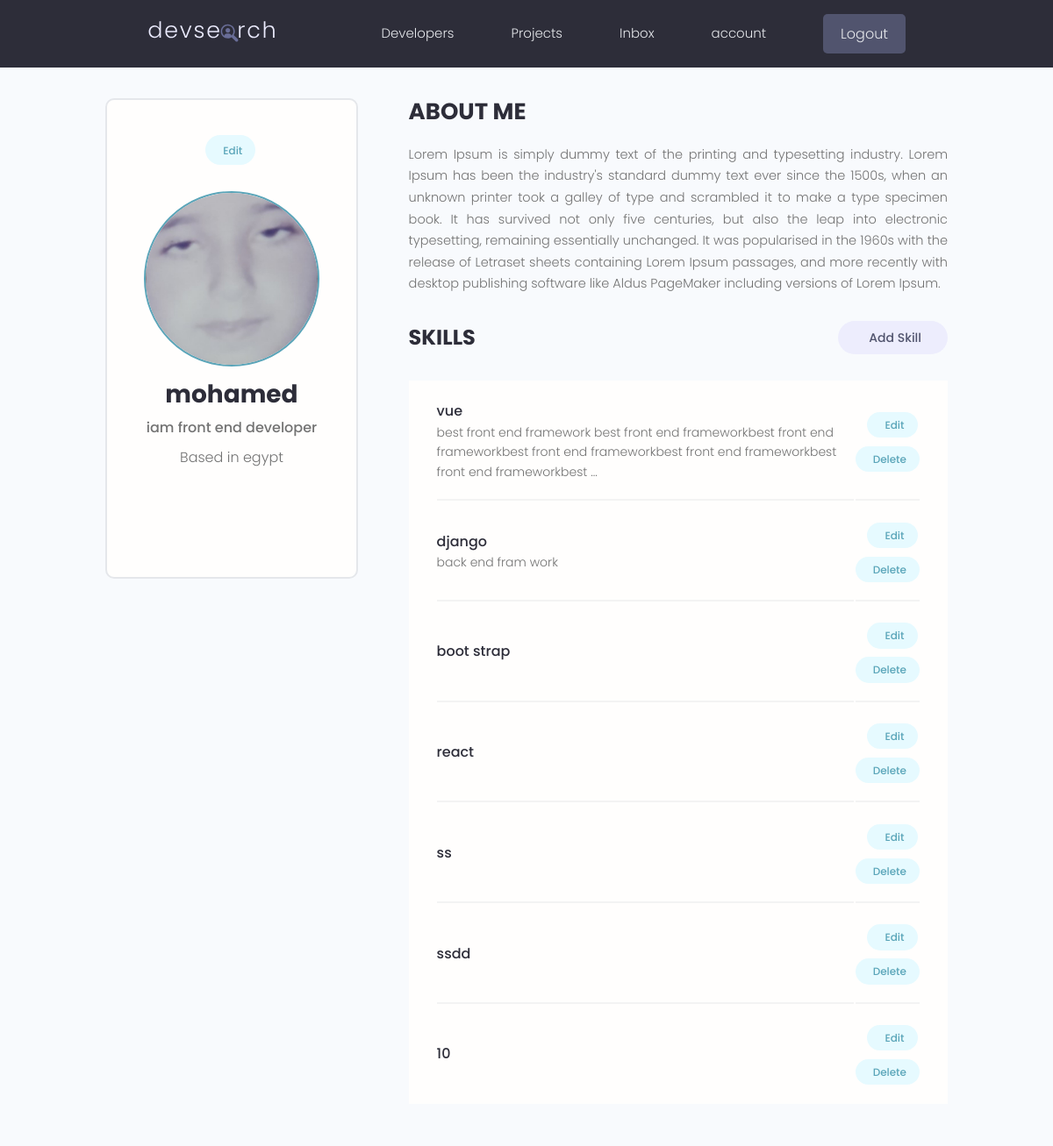
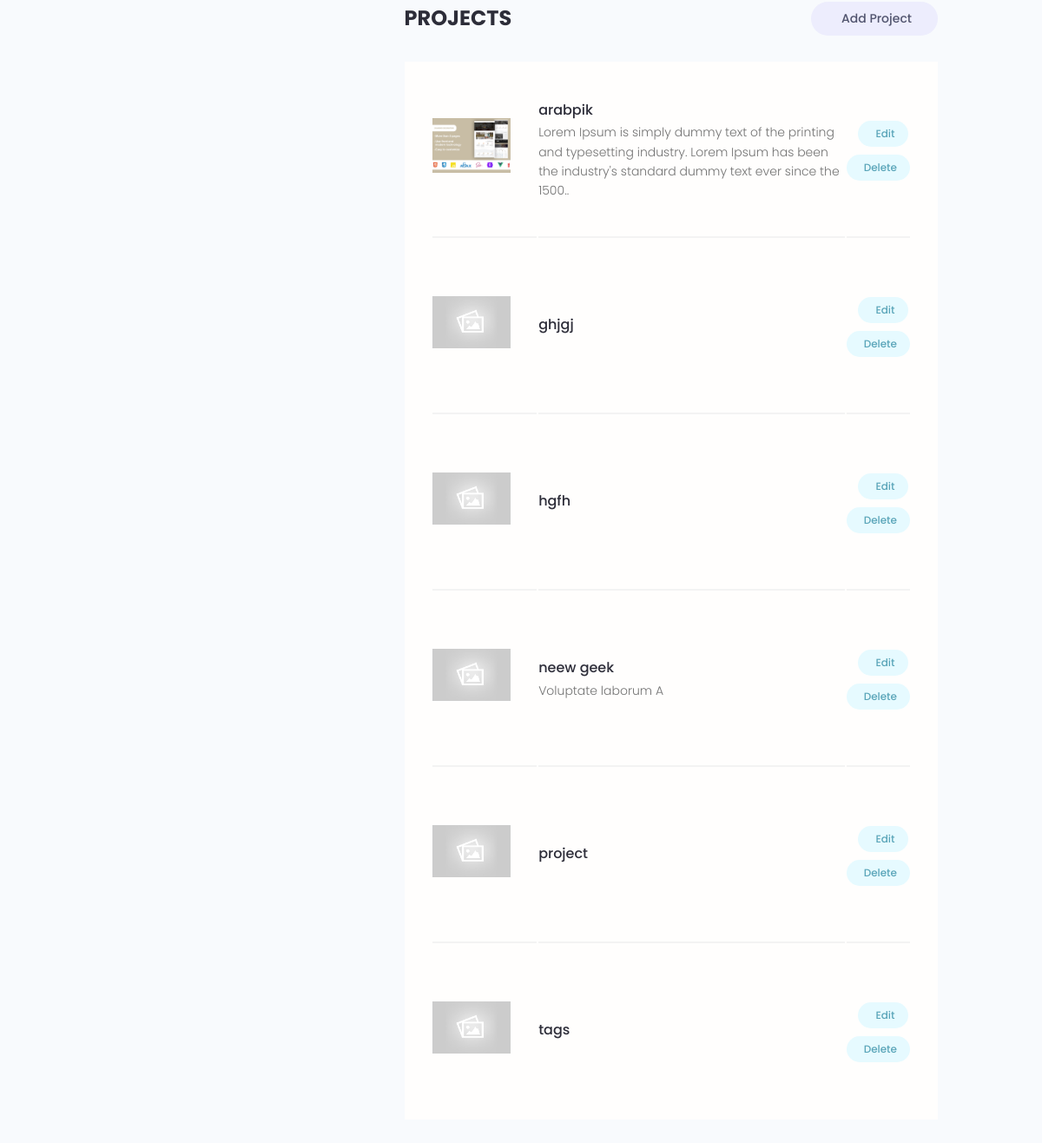
The app's page /account/ (signed in) with its own data (2 pictures, top to bottom).
### users/models.py (models this page shows, shortened)
class Profile(models.Model):
    id = models.UUIDField(default=uuid.uuid4, unique=True,
                            primary_key=True, editable=False)
    user = models.OneToOneField(
        User, null=True, blank=True, on_delete=models.CASCADE)
    name = models.CharField(max_length=200, null=True, blank=True)
    user_name = models.CharField(max_length=200, null=True, blank=True)
    email = models.EmailField(null=True, blank=True)
    headline = models.CharField(max_length=800, null=True, blank=True)
    bio = models.TextField(null=True, blank=True)
    location = models.CharField(max_length=200, null=True, blank=True)
    profile_image = models.ImageField(
        null=True, blank=True, upload_to="profiles/", default="profiles/user-default.png")
    social_github = models.URLField(max_length=200, null=True, blank=True)
    social_twitter = models.URLField(max_length=200, null=True, blank=True)
    social_linkedin = models.URLField(max_length=200, null=True, blank=True)
    social_youtube = models.URLField(max_length=200, null=True, blank=True)
    social_website = models.URLField(max_length=200, null=True, blank=True)
    created = models.DateTimeField(auto_now_add=True)
    class Meta:
        ordering = ["created"]

class Skill(models.Model):
    id = models.UUIDField(default=uuid.uuid4, unique=True,
                            primary_key=True, editable=False)
    owner = models.ForeignKey(Profile, on_delete=models.CASCADE)
    name = models.CharField(max_length=200, null=True, blank=True)
    description = models.TextField(null=True, blank=True)
    created = models.DateTimeField(auto_now_add=True)

### projects/models.py (models this page shows, shortened)
class Project(models.Model):
    id = models.UUIDField(default=uuid.uuid4, unique=True, primary_key=True, editable=False)
    owner = models.ForeignKey(Profile, null=True, blank=True, on_delete=models.SET_NULL)
    title = models.CharField(max_length=2000)
    description = models.TextField(null=True, blank=True)
    image = models.ImageField(default="default.jpg")
    tags = models.ManyToManyField('Tag', blank=True)
    demo_link = models.URLField(max_length=2000, null=True, blank=True)
    source_link = models.URLField(max_length=2000, null=True, blank=True)
    vote_total = models.IntegerField(default=0, null=True, blank=True)
    vote_ratio = models.IntegerField(default=0, null=True, blank=True)
    created = models.DateTimeField(auto_now_add=True)
    class Meta:
        ordering = ["-vote_ratio", "-vote_total", "title"]

### users/views.py (the view)
# urls.py: path('account/', views.userAccount, name="account"),
@login_required
def userAccount(request):
    profile = request.user.profile
    skills = profile.skill_set.all()
    projects = profile.project_set.all()
    context = {
        "profile": profile,
        "skills": skills,
        "projects": projects
    }
    return render(request, "users/account.html", context)

### users/templates/users/account.html (shortened to what this page needs)
{% extends 'main.html' %}
{% block content %}
<main class="settingsPage profile my-md">
    <div class="container">
        <div class="layout">
            <div class="column column--1of3">
                <div class="card text-center">
                    <div class="card__body dev">
                        <a class="tag tag--pill tag--main settings__btn" href="{% url 'edit-account' %}"> Edit</a>
                        <img class="avatar avatar--xl dev__avatar"
                            src="{{profile.profile_image.url}}" />
                        <h2 class="dev__name">{{profile.name}}</h2>
                        <p class="dev__title">
                            {{profile.headline}}
                        </p>
                        <p class="dev__location">Based in {{profile.location}}</p>
                        <ul class="dev__social">
                        </ul>
                    </div>
                </div>
            </div>
            <div class="column column--2of3">
                <div class="devInfo">
                    <h3 class="devInfo__title">About Me</h3>
                    <p class="devInfo__about">
                        {{profile.bio}}
                    </p>
                </div>
                <div class="settings">
                    <h3 class="settings__title">Skills</h3>
                    <a class="tag tag--pill tag--sub settings__btn tag--lg" href="{% url 'create-skill' %}"> Add
                        Skill</a>
                </div>
                <table class="settings__table">
                    {% for skill in skills %}
                    <tr>
                        <td class="settings__tableInfo">
                            <h4>{{skill.name}}</h4>
                            <p>
                                {% if skill.description|length > 150 %}
                                    {{skill.description|slice:"150"}}...
                                {% else %}
                                    {{skill.description}}
                                {% endif %}
                            </p>
                        </td>
                        <td class="settings__tableActions">
                            <a class="tag tag--pill tag--main settings__btn" href="{% url 'edit-skill' skill.id %}">
                                Edit</a>
                            <a class="tag tag--pill tag--main settings__btn" href="{% url 'delete-skill' skill.id %}"> Delete</a>
                        </td>
                    </tr>
                    {% endfor %}
                </table>
                <div class="settings">
                    <h3 class="settings__title">Projects</h3>
                    <a class="tag tag--pill tag--sub settings__btn tag--lg" href="{% url 'create-project' %}"> Add
                        Project</a>
                </div>
                <table class="settings__table">
                    {% for project in projects %}
                    <tr>
                        <td class="settings__thumbnail">
                            <a href="{% url 'project' project.id %}"><img src="{{project.image.url}}" alt="Project Thumbnail" /></a>
                        </td>
                        <td class="settings__tableInfo">
                            <a href="{% url 'project' project.id %}">{{project.title}}</a>
                            <p>
                                {% if project.description|length > 150 %}
                                    {{project.description|slice:"150"}}..
                                {% else %}
                                    {{project.description}}
                                {% endif %}
                            </p>
                        </td>
                        <td class="settings__tableActions">
                            <a class="tag tag--pill tag--main settings__btn" href="{% url 'update-project' project.id %}">
                                Edit</a>
                            <a class="tag tag--pill tag--main settings__btn" href="{% url 'delete-project' project.id %}"> Delete</a>
                        </td>
                    </tr>
                    {% endfor %}
                </table>
            </div>
        </div>
    </div>
</main>
{% endblock %}

### static/styles/app.css (style rules this page uses)
:root { --color-sub: #2d2d39; }
.card { border: 2px solid var(--color-light); }
img { width: 100%; }
.profile .card > .dev { padding: 4rem; }
.dev__avatar { display: block; margin: auto; }
.dev__name { color: var(--color-sub); font-size: 2.8rem; font-weight: 700; margin-top: 1rem; margin-bottom: 0.5rem; }
.dev__title { font-size: 1.6rem; font-weight: 500; line-height: 1.3; }
.dev__location { margin-top: 1rem; }
.dev__social { margin: 3rem 0; list-style: none; display: flex; justify-content: center; gap: 1.5rem; }
.devInfo { margin-bottom: 3rem; }
.devInfo__title, .devInfo__subtitle { font-size: 2.6rem; color: var(--color-sub); text-transform: uppercase; font-weight: 700; margin-bottom: 1.5rem; }
.devInfo__about, .devSkill__info { font-size: 1.45rem; line-height: 1.7; text-align: justify; }
.settingsPage .dev > .settings__btn { display: inline-block; margin-bottom: 3rem; }
.settings { display: flex; justify-content: space-between; align-items: center; }
.settings__title { font-size: 2.4rem; text-transform: uppercase; font-weight: 700; color: var(--color-sub); }
.settings__table { margin-top: 3rem; margin-bottom: 5rem; padding: 0 3rem; background: var(--color-white); }
.settings__table tr { width: 100%; }
.settings__table tr > td { padding: 2rem 0; }
.settings__table tr:not(:last-child) td { border-bottom: 2px solid var(--color-white-light); }
.settings__thumbnail { width: 23%; min-width: 10rem; }
.settings__thumbnail img { padding-right: 3rem; height: 15rem; object-fit: contain; }
.settings__tableInfo { width: 100%; }
.settings__tableInfo h4, .settings__tableInfo a { padding-right: 1rem; width: auto; font-size: 1.6rem; font-weight: 500; color: var(--color-sub); }
.settings__tableInfo p { font-size: 1.4rem; }
.settings__tableActions { text-align: right; }

### static/uikit/styles/modules/_variables.css (style rules this page uses)
:root { --color-main: #5aa5b9; --color-main-light: #e6faff; --color-sub: #3f4156; --color-sub-light: #51546e; --color-sub-lighter: #ededfd; --color-text: #737373; --color-gray: #8b8b8b; --color-light: #e5e7eb; --color-light-gray: #767676; --color-bg: #f8fafd; --color-white: #fffefd; --color-white-light: #f3f3f3; --color-success: #359e64; --color-success-bg: #def8e8; --color-error: #fc4b0b; --color-error-bg: #fff2ee; --font-base: 'Poppins', arial, helvetica, 'Segoe UI', roboto, ubuntu, sans-serif; --font-monospace: 'Fira Code', 'Courier New', courier, monospace; --font-regular: 300; --font-medium: 500; --font-bold: 700; --generic-shadow: 1px 1px 5px #00000010; --generic-transition: all 0.3s ease-in-out; }

### static/uikit/styles/modules/_base.css (style rules this page uses)
* { margin: 0; padding: 0; box-sizing: border-box; text-rendering: optimizeLegibility; color: inherit; font-size: inherit; }
html { font-size: 50%; }
@media only screen and (min-width: 480px) { html { font-size: 56.25%; } }
@media only screen and (min-width: 1200px) { html { font-size: 62.5%; } }
body { line-height: 1.6; font-weight: 400; font-size: 1.5rem; color: var(--color-text); background-color: var(--color-bg); min-height: 100vh; }

### static/uikit/styles/modules/_typography.css (style rules this page uses)
* { font-family: var(--font-base); }
h2 { font-size: 3.6rem; font-weight: var(--font-bold); }
h3 { font-size: 3.2rem; font-weight: var(--font-medium); }
h4 { font-size: 2.8rem; font-weight: var(--font-medium); }
p, span, strong { font-size: 1.6rem; color: var(--color-text); font-weight: var(--font-regular); }
a { padding-bottom: 2px; text-decoration: none; display: inline-block; color: var(--color-main); font-weight: var(--font-medium); }

### static/uikit/styles/modules/_utilities.css (style rules this page uses)
.container { width: 92%; max-width: 165rem; margin: 0 auto; box-sizing: border-box; }
@media screen and (min-width: 1000px) { .container { width: 90%; } }
@media screen and (min-width: 1200px) { .container { width: 80%; } }
.text-center { text-align: center; }
.my-md { margin: 3rem auto; }

### static/uikit/styles/modules/_avatar.css (style rules this page uses)
.avatar { border-radius: 50%; border: 2px solid var(--color-main); object-fit: cover; }
.avatar--xl { height: 20rem; width: 20rem; }

### static/uikit/styles/modules/_card.css (style rules this page uses)
.card { border-radius: 1rem; background-color: var(--color-white); border: 1.5px solid var(--color-light); width: auto; height: auto; margin-top: 0.5rem; margin-bottom: 0.5rem; overflow: hidden; }
.card__body, .card__header { padding: 2rem 2.5rem; }

### static/uikit/styles/modules/_layout.css (style rules this page uses)
.layout { display: flex; flex-flow: row wrap; justify-content: space-between; }
.layout > .column { margin-bottom: 3rem; }
.layout > .column.column--1of3 { flex-basis: 30%; }
.layout > .column.column--2of3 { flex-basis: 64%; }

### records on screen
Profile: profile_image (picture), name "mohamed", headline "iam front end developer", location "egypt", bio "Lorem Ipsum is simply dummy text of the printing and typesetting industry. Lorem Ipsum has been the industry's standard dummy text ever since the 1500s, when an unknown printer took a galley of type and scrambled it to make a type specimen book. It has survived not only five centuries, but also the leap into electronic typesetting, remaining essentially unchanged. It was popularised in the 1960s with the release of Letraset sheets containing Lorem Ipsum passages, and more recently with desktop publishing software like Aldus PageMaker including versions of Lorem Ipsum."
Skill: name "vue", description "best front end framework best front end frameworkbest front end frameworkbest front end frameworkbest front end frameworkbest front end frameworkbest"
Skill: name "django", description "back end fram work"
Skill: name "boot strap"
Skill: name "react"
Skill: name "ss"
Skill: name "ssdd"
Skill: name "10"
Project: image (picture), title "arabpik", description "Lorem Ipsum is simply dummy text of the printing and typesetting industry. Lorem Ipsum has been the industry's standard dummy text ever since the 1500"
Project: image (placeholder picture), title "ghjgj"
Project: image (placeholder picture), title "hgfh"
Project: image (placeholder picture), title "neew geek", description "Voluptate laborum A"
Project: image (placeholder picture), title "project"
Project: image (placeholder picture), title "tags"
